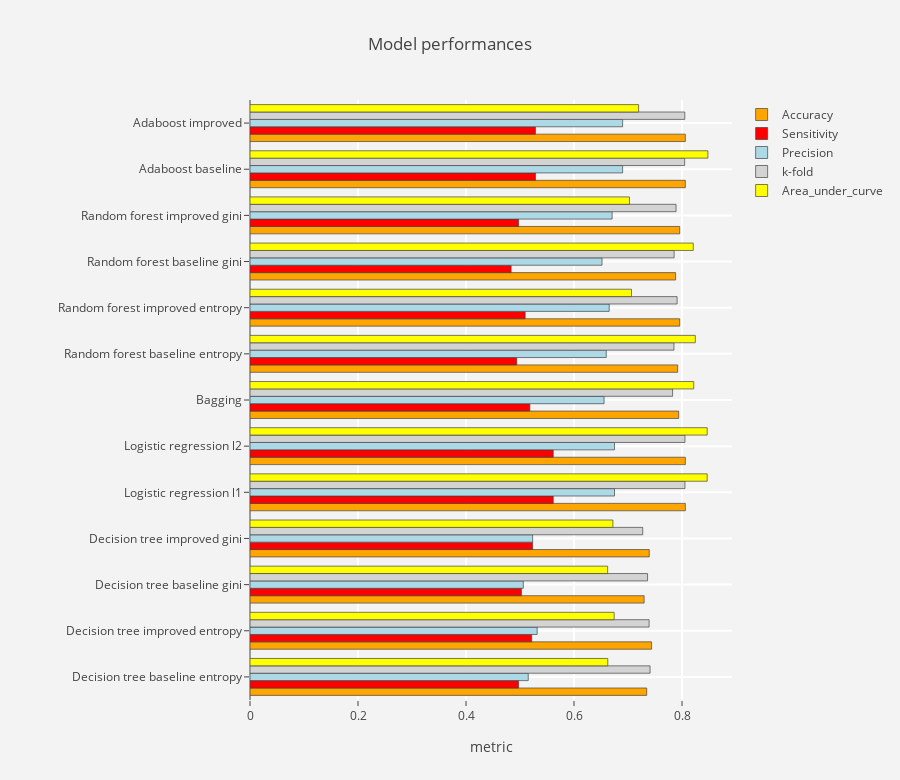

This figure's notebook cell:
### Code cell
# Source: https://www.kaggle.com/pavanraj159/telecom-customer-churn-prediction
import plotly.plotly as py #For World Map
import plotly.graph_objs as go
from plotly.offline import iplot

def output_tracer(metric,color) :
    tracer = go.Bar(y = results["Model"] , x = results[metric],
                    orientation = "h",name = metric ,
                    marker = dict(line = dict(width =.7),color = color)
                   )
    return tracer

layout = go.Layout(dict(title = "Model performances",
                        plot_bgcolor  = "rgb(243,243,243)",
                        paper_bgcolor = "rgb(243,243,243)",
                        xaxis = dict(gridcolor = 'rgb(255, 255, 255)',title = "metric",
                                     zerolinewidth=1,ticklen=5,gridwidth=2),
                        yaxis = dict(gridcolor = 'rgb(255, 255, 255)',
                                     zerolinewidth=1,ticklen=5,gridwidth=2),
                        margin = dict(l = 250),
                        height = 780
                       )
                  )


trace1  = output_tracer("Accuracy","orange")
trace2  = output_tracer('Sensitivity',"red")
trace3  = output_tracer('Precision',"lightblue")
trace4  = output_tracer('k-fold',"lightgrey")
trace5  = output_tracer('Area_under_curve',"yellow")

data = [trace1,trace2,trace3,trace4,trace5]
fig = go.Figure(data=data,layout=layout)
iplot(fig)

### Figure 1 — Plotly figure (JSON) as saved in the notebook; plotly's stock layout.template omitted (floating-point values rounded to 4 significant figures)
{"data": [{"marker": {"color": "orange", "line": {"width": 0.7}}, "name": "Accuracy", "orientation": "h", "type": "bar", "uid": "29259e10-c671-11e8-98fe-d43b83e90d12", "x": [0.7346, 0.7436, 0.7299, 0.7393, 0.8062, 0.8062, 0.7938, 0.7919, 0.7957, 0.7882, 0.7957, 0.8062, 0.8062], "y": ["Decision tree baseline entropy", "Decision tree improved entropy", "Decision tree baseline gini", "Decision tree improved gini", "Logistic regression l1", "Logistic regression l2", "Bagging", "Random forest baseline entropy", "Random forest improved entropy", "Random forest baseline gini", "Random forest improved gini", "Adaboost baseline", "Adaboost improved"]}, {"marker": {"color": "red", "line": {"width": 0.7}}, "name": "Sensitivity", "orientation": "h", "type": "bar", "uid": "29259e11-c671-11e8-a08a-d43b83e90d12", "x": [0.4974, 0.5217, 0.5026, 0.5234, 0.5615, 0.5615, 0.5182, 0.4939, 0.5095, 0.4835, 0.4974, 0.5286, 0.5286], "y": ["Decision tree baseline entropy", "Decision tree improved entropy", "Decision tree baseline gini", "Decision tree improved gini", "Logistic regression l1", "Logistic regression l2", "Bagging", "Random forest baseline entropy", "Random forest improved entropy", "Random forest baseline gini", "Random forest improved gini", "Adaboost baseline", "Adaboost improved"]}, {"marker": {"color": "lightblue", "line": {"width": 0.7}}, "name": "Precision", "orientation": "h", "type": "bar", "uid": "29259e12-c671-11e8-adc8-d43b83e90d12", "x": [0.5153, 0.5318, 0.5061, 0.5234, 0.675, 0.675, 0.6557, 0.6597, 0.6652, 0.6519, 0.6706, 0.69, 0.69], "y": ["Decision tree baseline entropy", "Decision tree improved entropy", "Decision tree baseline gini", "Decision tree improved gini", "Logistic regression l1", "Logistic regression l2", "Bagging", "Random forest baseline entropy", "Random forest improved entropy", "Random forest baseline gini", "Random forest improved gini", "Adaboost baseline", "Adaboost improved"]}, {"marker": {"color": "lightgrey", "line": {"width": 0.7}}, "name": "k-fold", "orientation": "h", "type": "bar", "uid": "29259e13-c671-11e8-a3aa-d43b83e90d12", "x": [0.7409, 0.7391, 0.7362, 0.7272, 0.8055, 0.8055, 0.7826, 0.7851, 0.791, 0.7854, 0.789, 0.8049, 0.8052], "y": ["Decision tree baseline entropy", "Decision tree improved entropy", "Decision tree baseline gini", "Decision tree improved gini", "Logistic regression l1", "Logistic regression l2", "Bagging", "Random forest baseline entropy", "Random forest improved entropy", "Random forest baseline gini", "Random forest improved gini", "Adaboost baseline", "Adaboost improved"]}, {"marker": {"color": "yellow", "line": {"width": 0.7}}, "name": "Area_under_curve", "orientation": "h", "type": "bar", "uid": "29259e14-c671-11e8-b37b-d43b83e90d12", "x": [0.6625, 0.6744, 0.6623, 0.672, 0.8466, 0.8466, 0.8217, 0.8246, 0.7065, 0.8208, 0.7027, 0.8479, 0.7196], "y": ["Decision tree baseline entropy", "Decision tree improved entropy", "Decision tree baseline gini", "Decision tree improved gini", "Logistic regression l1", "Logistic regression l2", "Bagging", "Random forest baseline entropy", "Random forest improved entropy", "Random forest baseline gini", "Random forest improved gini", "Adaboost baseline", "Adaboost improved"]}], "layout": {"height": 780, "margin": {"l": 250}, "paper_bgcolor": "rgb(243,243,243)", "plot_bgcolor": "rgb(243,243,243)", "title": "Model performances", "xaxis": {"gridcolor": "rgb(255, 255, 255)", "gridwidth": 2, "ticklen": 5, "title": "metric", "zerolinewidth": 1}, "yaxis": {"gridcolor": "rgb(255, 255, 255)", "gridwidth": 2, "ticklen": 5, "zerolinewidth": 1}}}
